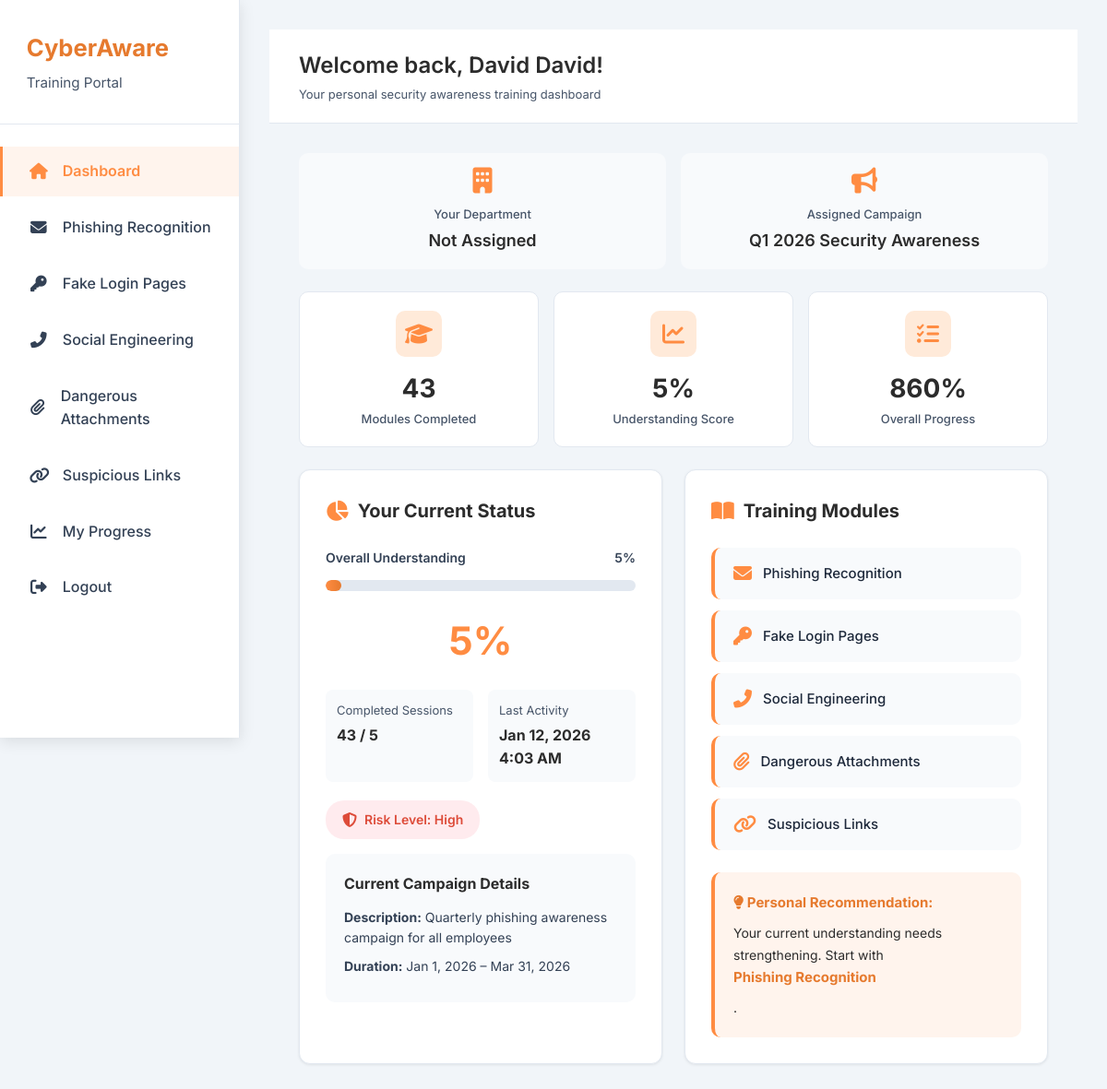
/trainee/dashboard.php (signed in), run on the app's committed database.
### tables this page shows
CREATE TABLE `users` (
  `id` int(11) NOT NULL,
  `username` varchar(100) NOT NULL,
  `password_hash` varchar(255) NOT NULL,
  `full_name` varchar(150) DEFAULT NULL,
  `email` varchar(150) DEFAULT NULL,
  `role` enum('trainee','admin','manager','compliance') NOT NULL DEFAULT 'trainee',
  `department_id` int(11) DEFAULT NULL,
  `is_active` tinyint(1) DEFAULT 1,
  `created_at` datetime DEFAULT current_timestamp(),
  `last_login` datetime DEFAULT NULL,
  `failed_login_attempts` int(11) DEFAULT 0,
  `password_changed_at` datetime DEFAULT NULL
);

CREATE TABLE `campaigns` (
  `id` int(11) NOT NULL,
  `name` varchar(150) NOT NULL,
  `description` text DEFAULT NULL,
  `start_date` date DEFAULT NULL,
  `end_date` date DEFAULT NULL,
  `created_by` int(11) NOT NULL,
  `status` enum('draft','active','completed','archived') DEFAULT 'draft',
  `target_all` tinyint(1) DEFAULT 0,
  `created_at` datetime DEFAULT current_timestamp(),
  `updated_at` datetime DEFAULT NULL ON UPDATE current_timestamp()
);

### trainee/dashboard.php (the view, shortened to what this page needs)
<?php
try {
    $pdo = getDBConnection();
} catch (Exception $e) {
    die("Database connection failed. Check config/database.php. Error: " . htmlspecialchars($e->getMessage()));
}
$user_id = $_SESSION['user_id'];
try {
    $stmt = $pdo->prepare("
        SELECT u.id, u.username, u.full_name, u.last_login, d.name AS department_name
        FROM users u
        LEFT JOIN departments d ON u.department_id = d.id
        WHERE u.id = ?
    ");
    $stmt->execute([$user_id]);
    $user = $stmt->fetch(PDO::FETCH_ASSOC);
    $name = $user['full_name'] ?? $user['username'] ?? 'Trainee';
    $department = $user['department_name'] ?? 'Not Assigned';
    $stmt = $pdo->prepare("
        SELECT
            COUNT(*) as total_sessions,
            SUM(CASE WHEN completed_at IS NOT NULL THEN 1 ELSE 0 END) as completed_sessions,
            AVG(final_score) as avg_score,
            MAX(completed_at) as last_activity
        FROM training_sessions
        WHERE user_id = ?
    ");
    $stmt->execute([$user_id]);
    $stats = $stmt->fetch(PDO::FETCH_ASSOC) ?: [
        'total_sessions' => 0,
        'completed_sessions' => 0,
        'avg_score' => null,
        'last_activity' => null
    ];
    $completed = (int)$stats['completed_sessions'];
    $total_modules = 5;
    $progress_percent = $total_modules > 0 ? round(($completed / $total_modules) * 100) : 0;
    $last_activity = $stats['last_activity']
        ? date('M j, Y g:i A', strtotime($stats['last_activity']))
        : 'No activity yet';
    $understanding = $stats['avg_score'] !== null ? round((float)$stats['avg_score']) : 0;
    $recommendation = "You're making good progress — keep going!";
    if ($understanding < 50) {
        $recommendation = "Your current understanding needs strengthening. Start with <strong>Phishing Recognition</strong>.";
    } elseif ($understanding < 75) {
        $recommendation = "Solid foundation! Try <strong>Social Engineering Scenarios</strong> or <strong>Fake Login Pages</strong> next.";
    } else {
        $recommendation = "Excellent results! You're doing great.";
    }
    $risk_level = $understanding >= 80 ? 'Low' : ($understanding >= 60 ? 'Medium' : 'High');
    $risk_class = strtolower($risk_level);
    $stmt = $pdo->prepare("
        SELECT c.id, c.name, c.description, c.start_date, c.end_date
        FROM campaigns c
        WHERE c.status = 'active'
          AND (c.target_all = 1
               OR EXISTS (
                   SELECT 1 FROM campaign_departments cd
                   WHERE cd.campaign_id = c.id
                     AND cd.department_id = (SELECT department_id FROM users WHERE id = ?)
               )
          )
        ORDER BY c.start_date DESC
    ");
    $stmt->execute([$user_id]);
    $assigned_campaigns = $stmt->fetchAll(PDO::FETCH_ASSOC);
    $current_campaign = !empty($assigned_campaigns) ? $assigned_campaigns[0] : null;
    $campaign_name = $current_campaign ? $current_campaign['name'] : 'No active campaign assigned';
    $campaign_desc = $current_campaign ? ($current_campaign['description'] ?: 'No description') : '';
    $campaign_dates = '';
    if ($current_campaign) {
        $start = $current_campaign['start_date'] ? date('M j, Y', strtotime($current_campaign['start_date'])) : 'Not set';
        $end = $current_campaign['end_date'] ? date('M j, Y', strtotime($current_campaign['end_date'])) : 'Ongoing';
        $campaign_dates = "$start – $end";
    }
} catch (Exception $e) {
    die("Database error: " . htmlspecialchars($e->getMessage()));
}
?>
<!DOCTYPE html>
<html lang="en">
<head>
    <link rel="stylesheet" href="https://cdnjs.cloudflare.com/ajax/libs/font-awesome/6.5.0/css/all.min.css">
</head>
<body>
<?php include 'trainee-sidebar.php'; ?>
<main class="main-content">
    <header class="header">
        <div>
            <h2 class="page-title">Welcome back, <?= htmlspecialchars($name) ?>!</h2>
            <p class="page-subtitle">Your personal security awareness training dashboard</p>
        </div>
    </header>
    <div class="container">
        <div class="info-grid">
            <div class="info-item">
                <i class="fas fa-building"></i>
                <div class="info-label">Your Department</div>
                <div class="info-value"><?= htmlspecialchars($department) ?></div>
            </div>
            <div class="info-item">
                <i class="fas fa-bullhorn"></i>
                <div class="info-label">Assigned Campaign</div>
                <div class="info-value"><?= htmlspecialchars($campaign_name) ?></div>
            </div>
        </div>
        <div class="stats-grid">
            <div class="stat-card">
                <div class="stat-icon">
                    <i class="fas fa-graduation-cap"></i>
                </div>
                <div class="stat-value"><?= $completed ?></div>
                <div class="stat-label">Modules Completed</div>
            </div>
            <div class="stat-card">
                <div class="stat-icon">
                    <i class="fas fa-chart-line"></i>
                </div>
                <div class="stat-value"><?= $understanding ?>%</div>
                <div class="stat-label">Understanding Score</div>
            </div>
            <div class="stat-card">
                <div class="stat-icon">
                    <i class="fas fa-tasks"></i>
                </div>
                <div class="stat-value"><?= $progress_percent ?>%</div>
                <div class="stat-label">Overall Progress</div>
            </div>
        </div>
        <div class="dashboard-grid">
            <div class="card">
                <h3>
                    <i class="fas fa-chart-pie"></i>
                    Your Current Status
                </h3>
                <div class="progress-section">
                    <div class="progress-header">
                        <span>Overall Understanding</span>
                        <span><?= $understanding ?>%</span>
                    </div>
                    <div class="progress-bar-outer">
                        <div class="progress-fill" style="width: <?= $understanding ?>%"></div>
                    </div>
                    <div class="progress-value"><?= $understanding ?>%</div>
                </div>
                <div class="meta-info">
                    <div class="meta-item">
                        <span>Completed Sessions</span>
                        <strong><?= $completed ?> / <?= $total_modules ?></strong>
                    </div>
                    <div class="meta-item">
                        <span>Last Activity</span>
                        <strong><?= htmlspecialchars($last_activity) ?></strong>
                    </div>
                </div>
                <div class="risk-badge risk-<?= $risk_class ?>">
                    <i class="fas fa-shield-alt"></i>
                    Risk Level: <?= $risk_level ?>
                </div>
                <?php if ($current_campaign): ?>
                <div class="campaign-info">
                    <h4>Current Campaign Details</h4>
                    <p><strong>Description:</strong> <?= htmlspecialchars($campaign_desc) ?></p>
                    <p><strong>Duration:</strong> <?= htmlspecialchars($campaign_dates) ?></p>
                </div>
                <?php endif; ?>
            </div>
            <div class="card">
                <h3>
                    <i class="fas fa-book-open"></i>
                    Training Modules
                </h3>
                <ul class="module-list">
                    <li>
                        <a href="modules/phishing.php" class="module-link">
                            <i class="fas fa-envelope"></i>
                            <span>Phishing Recognition</span>
                        </a>
                    </li>
                    <li>
                        <a href="modules/credentials.php" class="module-link">
                            <i class="fas fa-key"></i>
                            <span>Fake Login Pages</span>
                        </a>
                    </li>
                    <li>
                        <a href="modules/social.php" class="module-link">
                            <i class="fas fa-phone-alt"></i>
                            <span>Social Engineering</span>
                        </a>
                    </li>
                    <li>
                        <a href="modules/attachments.php" class="module-link">
                            <i class="fas fa-paperclip"></i>
                            <span>Dangerous Attachments</span>
                        </a>
                    </li>
                    <li>
                        <a href="modules/links.php" class="module-link">
                            <i class="fas fa-link"></i>
                            <span>Suspicious Links</span>
                        </a>
                    </li>
                </ul>
                <div class="advice-box">
                    <strong><i class="fas fa-lightbulb"></i> Personal Recommendation:</strong>
                    <?= $recommendation ?>
                </div>
            </div>
        </div>
    </div>
</main>
</body>
</html>

### trainee/trainee-sidebar.php (style rules this page uses)
:root { --primary: #FF8C42; --primary-dark: #E67A2E; --primary-light: #FFF4ED; --gray-50: #f8fafc; --gray-100: #f1f5f9; --gray-200: #e2e8f0; --gray-600: #475569; --gray-700: #334155; --gray-800: #1e293b; --sidebar-width: 260px; --shadow-md: 0 4px 16px rgba(0,0,0,0.1); --radius: 12px; }

### data on the page
users: full_name "David David"
campaigns: name "Q1 2026 Security Awareness", description "Quarterly phishing awareness campaign for all employees", campaign_dates "Jan 1, 2026 – Mar 31, 2026"

### other printed values
$department "Not Assigned"
$completed "43"
$understanding "5"
$progress_percent "860"
$total_modules "5"
$last_activity "Jan 12, 2026 4:03 AM"
$risk_level "High"
